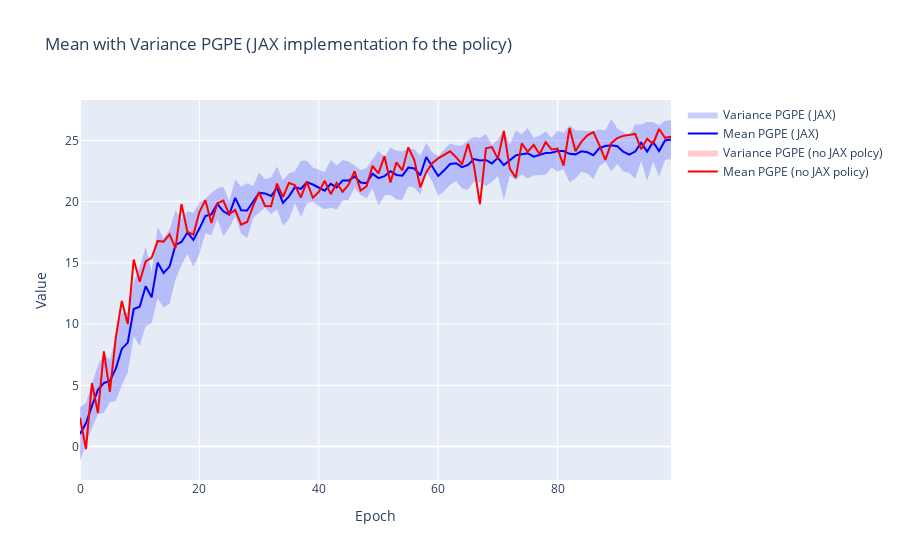

The cell this chart's notebook holds for it:
### Code cell
# Create the figure
fig = go.Figure()

# Add shaded regions for variance for performances_jax (blue)
upper_bound_jax = performances_jax['mean'] + performances_jax['std']
lower_bound_jax = performances_jax['mean'] - performances_jax['std']

upper_bound_jax_policy = performances_jax_policy['mean'] + performances_jax_policy['std']
lower_bound_jax_policy = performances_jax_policy['mean'] - performances_jax_policy['std']

fig.add_trace(go.Scatter(
    x=performances_jax.index.append(performances_jax.index[::-1]),
    y=pd.concat([upper_bound_jax, lower_bound_jax[::-1]]),
    fill='toself',
    fillcolor='rgba(0, 0, 255, 0.2)',
    line=dict(color='rgba(255,255,255,0)'),
    name='Variance PGPE (JAX)',
))

# Add the mean line plot for performances_jax (blue)
fig.add_trace(go.Scatter(
    x=performances_jax.index,
    y=performances_jax['mean'],
    mode='lines',
    name='Mean PGPE (JAX)',
    line=dict(color='blue')
))

fig.add_trace(go.Scatter(
    x=performances_jax_policy.index.append(performances_jax_policy.index[::-1]),
    y=pd.concat([upper_bound_jax_policy, lower_bound_jax_policy[::-1]]),
    fill='toself',
    fillcolor='rgba(255, 0, 0, 0.2)',
    line=dict(color='rgba(255,255,255,0)'),
    name='Variance PGPE (no JAX polcy)',
))

fig.add_trace(go.Scatter(
    x=performances_jax_policy.index,
    y=performances_jax_policy['mean'],
    mode='lines',
    name='Mean PGPE (no JAX policy)',
    line=dict(color='red')
))

# Update layout
fig.update_layout(
    title='Mean with Variance PGPE (JAX implementation fo the policy)',
    xaxis_title='Epoch',
    yaxis_title='Value',
)

# Show the plot
fig.show()

### Figure 1 — Plotly figure (JSON) as saved in the notebook; plotly's stock layout.template omitted (floating-point values rounded to 4 significant figures; data arrays with more than 128 entries replaced by an {"elided": "..."} marker saying what was removed)
{"data": [{"fill": "toself", "fillcolor": "rgba(0, 0, 255, 0.2)", "line": {"color": "rgba(255,255,255,0)"}, "name": "Variance PGPE (JAX)", "x": {"elided": "200 int values"}, "y": {"elided": "200 float values"}, "type": "scatter"}, {"line": {"color": "blue"}, "mode": "lines", "name": "Mean PGPE (JAX)", "x": [0, 1, 2, 3, 4, 5, 6, 7, 8, 9, 10, 11, 12, 13, 14, 15, 16, 17, 18, 19, 20, 21, 22, 23, 24, 25, 26, 27, 28, 29, 30, 31, 32, 33, 34, 35, 36, 37, 38, 39, 40, 41, 42, 43, 44, 45, 46, 47, 48, 49, 50, 51, 52, 53, 54, 55, 56, 57, 58, 59, 60, 61, 62, 63, 64, 65, 66, 67, 68, 69, 70, 71, 72, 73, 74, 75, 76, 77, 78, 79, 80, 81, 82, 83, 84, 85, 86, 87, 88, 89, 90, 91, 92, 93, 94, 95, 96, 97, 98, 99], "y": [1.028, 1.903, 3.317, 4.631, 5.191, 5.349, 6.365, 7.974, 8.491, 11.23, 11.42, 13.08, 12.19, 15.02, 14.17, 14.69, 16.46, 16.7, 17.47, 16.88, 17.8, 18.82, 18.97, 19.82, 19.21, 18.94, 20.31, 19.3, 19.27, 19.97, 20.72, 20.67, 20.46, 21.12, 19.9, 20.43, 21.18, 21.04, 21.59, 21.4, 21.11, 20.9, 21.45, 21.16, 21.73, 21.72, 22.04, 21.57, 21.51, 22.28, 21.92, 22.07, 22.48, 22.18, 22.12, 22.78, 22.71, 22.15, 23.64, 22.83, 22.09, 22.56, 23.07, 23.13, 22.82, 23.0, 23.47, 23.37, 23.4, 23.12, 23.57, 22.99, 23.4, 23.78, 23.86, 23.95, 23.67, 23.79, 23.97, 24.0, 24.13, 24.13, 23.9, 23.86, 24.1, 24.02, 23.79, 24.38, 24.54, 24.61, 24.52, 24.08, 23.83, 24.09, 24.81, 24.09, 24.88, 24.13, 25.0, 25.07], "type": "scatter"}, {"fill": "toself", "fillcolor": "rgba(255, 0, 0, 0.2)", "line": {"color": "rgba(255,255,255,0)"}, "name": "Variance PGPE (no JAX polcy)", "x": {"elided": "200 int values"}, "y": {"elided": "200 float values"}, "type": "scatter"}, {"line": {"color": "red"}, "mode": "lines", "name": "Mean PGPE (no JAX policy)", "x": [0, 1, 2, 3, 4, 5, 6, 7, 8, 9, 10, 11, 12, 13, 14, 15, 16, 17, 18, 19, 20, 21, 22, 23, 24, 25, 26, 27, 28, 29, 30, 31, 32, 33, 34, 35, 36, 37, 38, 39, 40, 41, 42, 43, 44, 45, 46, 47, 48, 49, 50, 51, 52, 53, 54, 55, 56, 57, 58, 59, 60, 61, 62, 63, 64, 65, 66, 67, 68, 69, 70, 71, 72, 73, 74, 75, 76, 77, 78, 79, 80, 81, 82, 83, 84, 85, 86, 87, 88, 89, 90, 91, 92, 93, 94, 95, 96, 97, 98, 99], "y": [2.359, -0.2156, 5.191, 2.741, 7.773, 4.469, 8.906, 11.89, 10.0, 15.27, 13.45, 15.11, 15.41, 16.78, 16.73, 17.33, 16.21, 19.8, 17.52, 17.31, 19.14, 20.12, 18.26, 19.86, 20.08, 18.97, 19.33, 18.12, 18.34, 19.65, 20.76, 19.65, 19.62, 21.47, 20.37, 21.53, 21.33, 20.34, 21.63, 20.32, 20.8, 21.7, 20.61, 21.53, 20.81, 21.39, 22.48, 20.9, 21.25, 22.92, 22.3, 23.72, 21.56, 23.2, 22.55, 24.43, 23.39, 21.17, 22.4, 23.13, 23.53, 23.83, 24.1, 23.63, 23.04, 24.73, 22.92, 19.79, 24.35, 24.45, 23.49, 25.77, 22.7, 21.95, 24.75, 24.07, 24.64, 23.87, 24.87, 24.25, 24.33, 22.94, 26.0, 24.11, 24.9, 25.41, 25.68, 24.62, 23.41, 24.77, 25.19, 25.37, 25.45, 25.53, 24.28, 25.12, 24.73, 25.93, 25.21, 25.3], "type": "scatter"}], "layout": {"title": {"text": "Mean with Variance PGPE (JAX implementation fo the policy)"}, "xaxis": {"title": {"text": "Epoch"}}, "yaxis": {"title": {"text": "Value"}}}}
